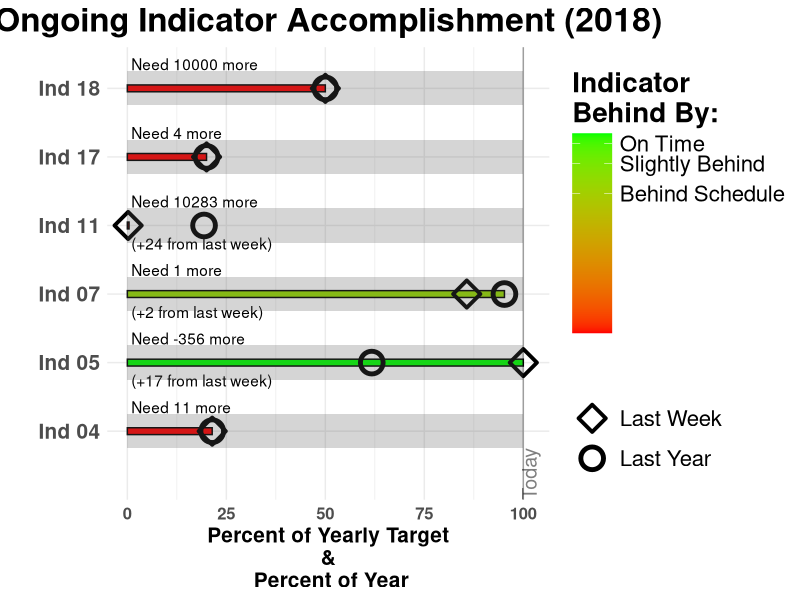
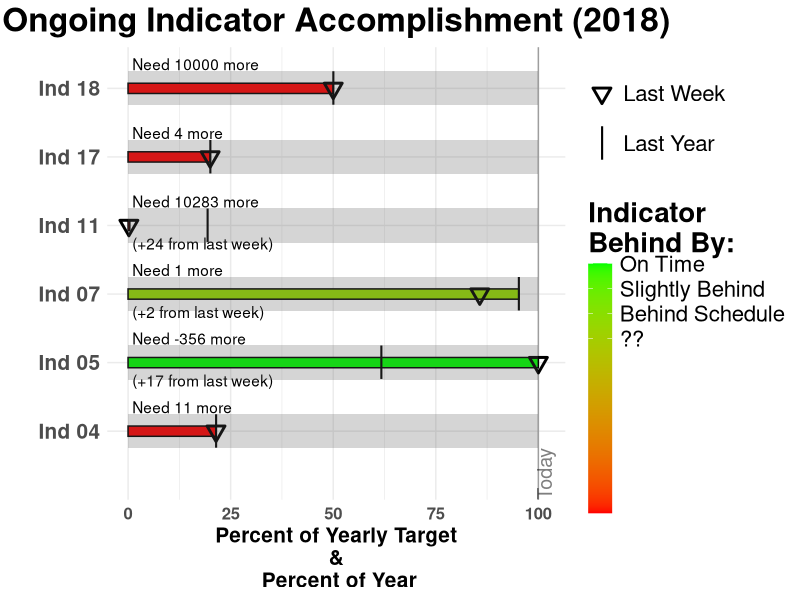
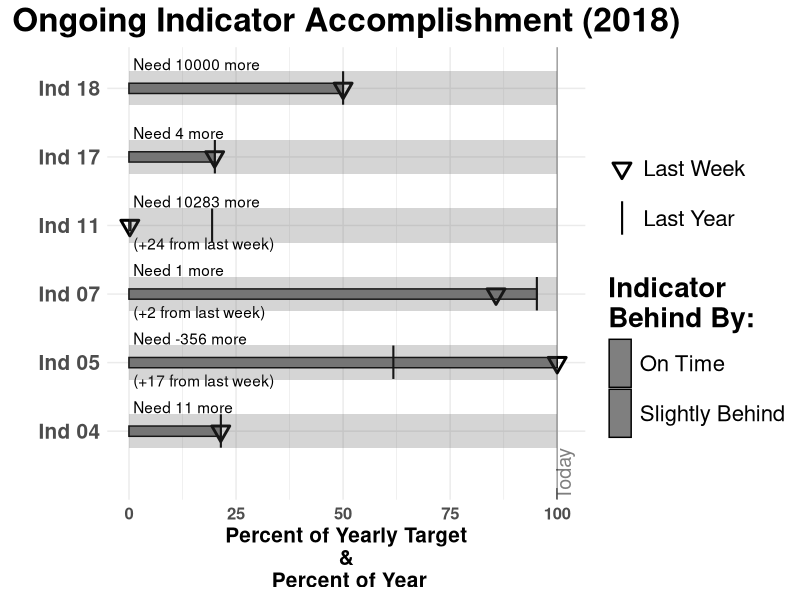
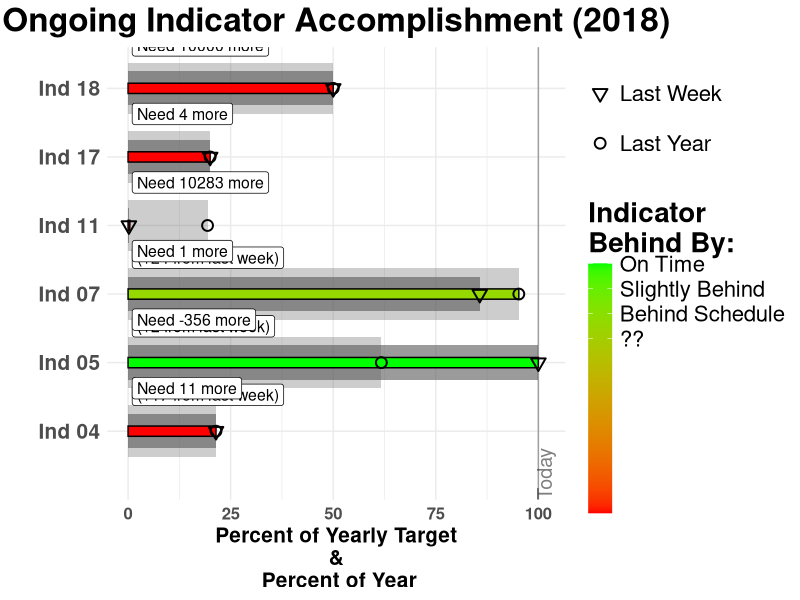
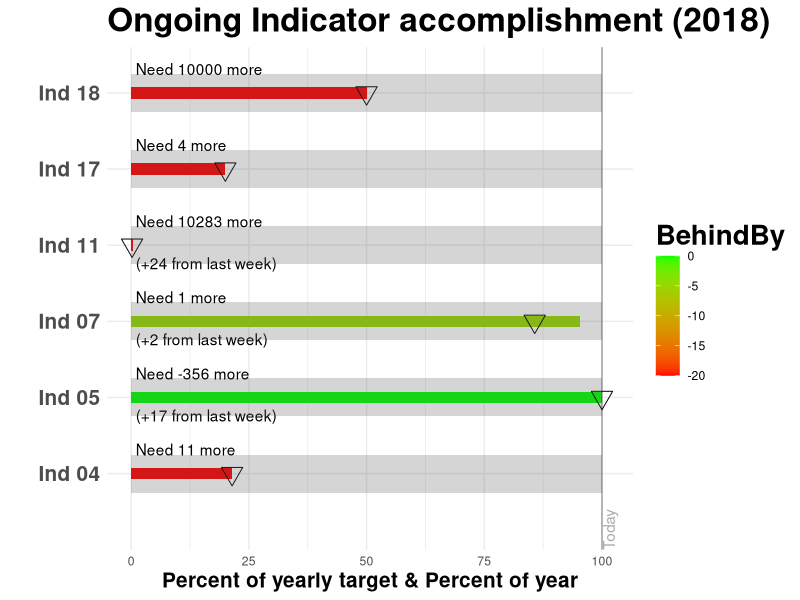
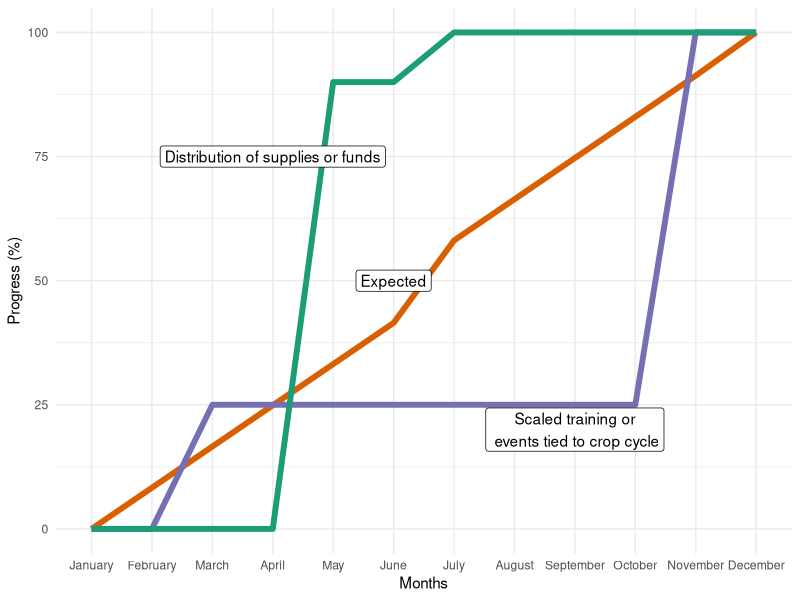

Write R code to recreate these figures, in order.
library(ggplot2)
library(dplyr)
library(lubridate)

## Inputs ----
forYear = 2018 ## Specify Year the analysis represents
FY = TRUE       ## Is this a fiscal year? (as opposed to calendar year)
ProjectStartDate <- "2016/03/01"

df <- structure(list(IndicatorName = c("Ind 04", "Ind 05", "Ind 07", 
                                       "Ind 11", "Ind 17", "Ind 18"), 
                     Actual = c(3, 437, 20, 44, 1,10000), 
                     Actual_lastWeek = c(3, 420, 18, 20, 1, 10000), 
                     Actual_lastYear = c(3, 50, 20, 2000, 1, 10000), 
                     Target = c(14, 81, 21, 10327, 5, 20000)), 
                row.names = c(NA, -6L), class = "data.frame", 
                .Names = c("IndicatorName", "Actual", "Actual_lastWeek", "Actual_lastYear", "Target"))

## If df is empty, break function and just output an empty chart
if (nrow(df) == 0){
  OutputPlot <- "No data yet"
  return()
}

## Protect against the case where there are no actuals:
if (is.null(length(df$Active))) df$Actual <- 0

## Take percents, but protecting against there being no targets
df$Perc <-     df$Actual/(df$Target + 0.0000000000001) * 100
df$PercWeek <- df$Actual_lastWeek/(df$Target + 0.0000000000001) * 100
df$PercYear <- df$Actual_lastYear/(df$Target + 0.0000000000001) * 100

## But truncate results if any are greater than 100
df$Perc[df$Perc > 100] <- 100
df$PercWeek[df$PercWeek > 100] <- 100
df$PercYear[df$PercYear > 100] <- 100

#### Figure out today, within the Fiscal Year 
## If desired, force the project ot respect the startdate
if (FY == TRUE){
  ## Control for the possibility that project starts in a month other than October
  if(month(ProjectStartDate) != 10) {ProjectStartDate <-  as.Date(paste("01 10", year(ProjectStartDate)), format = "%d %m %Y")}
  ## Grab Percent of year
  PercentTime<- 
    as.numeric((Sys.Date() - as.Date(paste(format(as.Date(ProjectStartDate), "%d %b"),
                                           forYear - 1), format = "%d %b %Y"))/365.25*100)
} else {
  ## Grab Percent of year
  PercentTime<- 
    as.numeric(Sys.Date() - as.Date(ProjectStartDate))/365.25*100
}

## Truncate Percent line if greater than 100 (for example, doing the analysis after year end)
if(PercentTime > 100) PercentTime <- 100

## Calculate how far behind TODAY the Indicator Percent is
df$BehindBy <- df$Perc - PercentTime

## Calculate how far behind TODAY (VALUE) for text, but remove NAs
df <- df %>%
  mutate(text = PercentTime/100 * df$Target - df$Actual)
df$text[df$BehindBy > 0] <-"OK!"
df$text[df$BehindBy <= 0 & !is.na(df$BehindBy)] <- 
  paste("Need ", round(as.numeric(df$text[df$BehindBy <= 0  & !is.na(df$BehindBy)])), " more", sep = "")


  
          ## Calculate behind from last week
          df$BehindFromLastWeek <- df$Actual - df$Actual_lastWeek
          
          ## Calculate how far behind LAST for text
          df$text2[df$BehindFromLastWeek > 0 & !is.na(df$BehindFromLastWeek)] <- paste("(+", round(as.numeric(df$BehindFromLastWeek[df$BehindFromLastWeek > 0 & !is.na(df$BehindFromLastWeek)])), " from last week)", sep = "")
          df$text2[df$BehindFromLastWeek < 0 & !is.na(df$BehindFromLastWeek)] <- paste("(",round(as.numeric(df$BehindFromLastWeek[df$BehindFromLastWeek < 0 & !is.na(df$BehindFromLastWeek)])), " from last week)", sep = "")
          
          ## Truncate BEHIND BY at 0, LowLevel, and Percent to 100
          #### Set "low level" here. Low level is the Value that we consider tolerable to be behind the indicators by.r
          LowLVL <- -.20 * PercentTime
          df$BehindBy[df$BehindBy > 0] <- 0
          df$BehindBy[df$BehindBy < LowLVL] <- LowLVL

# 1. Shapes, no bars: ----
          
ggplot(df, aes(IndicatorName)) + 
  geom_col(aes(y = Perc, width = 0.1, fill = BehindBy), color = "black") + 
  scale_fill_gradient("Indicator\nBehind By:", limits = c(LowLVL, 0), low = "red", high = "green",
                      labels = c("On Time", "Slightly Behind", "Behind Schedule"),
                      breaks = c(-1, -3, -6)) +
  geom_point(aes(y = PercWeek, shape = "Last Week"), size = 6, stroke = 2) +
  geom_point(aes(y = PercYear, shape = "Last Year"), size = 6, stroke = 2.5) +         
  scale_shape_manual(" ", values = c(23, 21)) +
  geom_text(y = 1, aes(label = text2), vjust = 2, hjust = 0) +
  geom_col(aes(y = 100, width = 0.5), alpha = 0.25) +
  geom_text(y = 1, aes(label = text), vjust = -1.5, hjust = 0) +
  geom_hline(yintercept = PercentTime, alpha = 0.33) +
  annotate("text", x = 0, y = PercentTime + 1.5, hjust = 0, label = "Today", angle = 90, alpha = 0.5, size = 5) +
  coord_flip() +  
  labs(y = "Percent of Yearly Target\n&\n Percent of Year",
       x = " ") +
  ggtitle(paste("Ongoing Indicator Accomplishment (", forYear, ")", sep = "")) +
  theme_minimal() + 
  theme(axis.text.y = element_text(size = 15, face = "bold"),
        axis.title.x = element_text(face = "bold", size = 15),
        axis.text.x = element_text(face = "bold", size = 12),
        title = element_text(face = "bold", size = 20),
        plot.title = element_text(hjust = 0.5), 
        plot.subtitle = element_text(hjust = 0.5, size = 8),
        legend.text = element_text(size = 16), 
        legend.key.size = unit(2, "lines"),
        legend.key = element_rect(size = 1, color = "white"))
  
  #guide_colorbar(title = "Ind Behind By:")
  #guides(fill = guide_legend(title = "Ind Behind By:"))
## Ind 18 is at 50% of its yearly target at "Today" == ~35-40% of the Year. Same % as last week and same % as @ "Today" in Last Year.





# 2. Triangle + Small Line bar: ----

ggplot(df, aes(IndicatorName)) + 
  geom_col(aes(y = Perc, width = 0.15, fill = BehindBy), color = "black") + 
  scale_fill_gradient("Indicator\nBehind By:", limits = c(LowLVL, 0), low = "red", high = "green",
                      labels = c("On Time", "Slightly Behind", "Behind Schedule", "??"),
                      breaks = c(0, -2, -4, -6)) +
  geom_point(aes(y = PercWeek, shape = "Last Week"), size = 3.5, stroke = 1.5) +
  geom_point(aes(y = PercYear, shape = "Last Year"), size = 7, stroke = 3) +         
  scale_shape_manual(" ", values = c(6, 124)) +
  geom_text(y = 1, aes(label = text2), vjust = 2, hjust = 0) +
  geom_col(aes(y = 100, width = 0.5), alpha = 0.25) +
  geom_text(y = 1, aes(label = text), vjust = -1.5, hjust = 0) +
  geom_hline(yintercept = PercentTime, alpha = 0.33) +
  annotate("text", x = 0, y = PercentTime + 1.5, hjust = 0, label = "Today", angle = 90, alpha = 0.5, size = 5) +
  coord_flip() +  
  labs(y = "Percent of Yearly Target\n&\n Percent of Year",
       x = " ") +
  ggtitle(paste("Ongoing Indicator Accomplishment (", forYear, ")", sep = "")) +
  theme_minimal() + 
  theme(axis.text.y = element_text(size = 15, face = "bold"),
        axis.title.x = element_text(face = "bold", size = 15),
        axis.text.x = element_text(face = "bold", size = 12),
        title = element_text(face = "bold", size = 20),
        plot.title = element_text(hjust = 0.5), 
        plot.subtitle = element_text(hjust = 0.5, size = 8),
        legend.text = element_text(size = 16),
        legend.key.height = unit(2.5, "lines"))

# 2b. categorical color bars: ----

df_2 <- df %>% 
  mutate(schedule = if_else(BehindBy %in% c(0, -2), "On Time", 
                            if_else(BehindBy %in% c(-2.1, -4), "Slightly Behind",
                                    if_else(BehindBy %in% c(-4.1, -6), "Behind Schedule", "Late"))))
df_2 %>% glimpse()  
          
          
## not showing up if not in "schedule" var...          
          
ggplot(df_2, aes(IndicatorName)) +
  geom_col(aes(y = Perc, width = 0.15, fill = schedule), color = "black") +
  scale_fill_manual(
    "Indicator\nBehind By:",
    limits = c(LowLVL, 0),
    values = c(
      "On Time" = "green",
      "Slightly Behind" = "yellow",
      "Behind Schedule" = "orange",
      "Late" = "red"),
    labels = c("On Time", "Slightly Behind", "Behind Schedule", "Late")
    ) +
  geom_point(aes(y = PercWeek, shape = "Last Week"),
             size = 3.5,
             stroke = 1.5) +
  geom_point(aes(y = PercYear, shape = "Last Year"),
             size = 7,
             stroke = 3) +
  scale_shape_manual(" ", values = c(6, 124)) +
  geom_text(y = 1,
            aes(label = text2),
            vjust = 2,
            hjust = 0) +
  geom_col(aes(y = 100, width = 0.5), alpha = 0.25) +
  geom_text(y = 1,
            aes(label = text),
            vjust = -1.5,
            hjust = 0) +
  geom_hline(yintercept = PercentTime, alpha = 0.33) +
  annotate(
    "text",
    x = 0,
    y = PercentTime + 1.5,
    hjust = 0,
    label = "Today",
    angle = 90,
    alpha = 0.5,
    size = 5
  ) +
  coord_flip() +
  labs(y = "Percent of Yearly Target\n&\n Percent of Year",
       x = " ") +
  ggtitle(paste("Ongoing Indicator Accomplishment (", forYear, ")", sep = "")) +
  theme_minimal() +
  theme(
    axis.text.y = element_text(size = 15, face = "bold"),
    axis.title.x = element_text(face = "bold", size = 15),
    axis.text.x = element_text(face = "bold", size = 12),
    title = element_text(face = "bold", size = 20),
    plot.title = element_text(hjust = 0.5),
    plot.subtitle = element_text(hjust = 0.5, size = 8),
    legend.text = element_text(size = 16),
    legend.key.height = unit(2.5, "lines")
  )
          




# 3. multiple bars: ----
## instead of messing with the alpha, just set to different grey shades?

ggplot(df, aes(IndicatorName)) + 
  geom_col(aes(y = PercWeek, width = 0.5), alpha = 0.6) +
  geom_col(aes(y = PercYear, width = 0.75), alpha = 0.3) +
  geom_col(aes(y = Perc, width = 0.15, fill = BehindBy), color = "black") + 
  scale_fill_gradient("Indicator\nBehind By:", limits = c(LowLVL, 0), low = "red", high = "green",
                      labels = c("On Time", "Slightly Behind", "Behind Schedule", "??"),
                      breaks = c(0, -2, -4, -6)) +
  geom_label(y = 1, aes(label = text2), vjust = 2, hjust = 0, size = 4) +
  geom_label(y = 1, aes(label = text), vjust = -1.5, hjust = 0, size = 4) +
  geom_hline(yintercept = PercentTime, alpha = 0.33) +
  annotate("text", x = 0, y = PercentTime + 1.5, hjust = 0, label = "Today", angle = 90, alpha = 0.5, size = 5) +
  coord_flip() +
  labs(y = "Percent of Yearly Target\n&\n Percent of Year",
       x = " ") +
  ggtitle(paste("Ongoing Indicator Accomplishment (", forYear, ")", sep = "")) +
  theme_minimal() + 
  theme(axis.text.y = element_text(size = 15, face = "bold"),
        axis.title.x = element_text(face = "bold", size = 15),
        axis.text.x = element_text(face = "bold", size = 12),
        title = element_text(face = "bold", size = 20),
        plot.title = element_text(hjust = 0.5), 
        plot.subtitle = element_text(hjust = 0.5, size = 8),
        legend.text = element_text(size = 16),
        legend.key.height = unit(2.5, "lines")) +
  geom_point(aes(y = PercWeek, shape = "Last Week"), size = 3, stroke = 1) +
  geom_point(aes(y = PercYear, shape = "Last Year"), size = 3, stroke = 1) +
  scale_shape_manual(" ", values = c(6, 21))


# ORIGINAL: ----
          
ggplot(df, aes(IndicatorName) ) + 
       geom_bar(aes(y=Perc,width=0.15,fill=BehindBy),stat = "identity")  + 
       scale_fill_gradient(limits = c(LowLVL,0),low="red", high="green") +
       geom_point(aes(y=PercWeek),shape=6,size=5) +
       geom_text( y=1,aes(label = text2),vjust=2,hjust = 0) +
       geom_bar(aes(y=100,width=0.5),alpha=0.25,stat = "identity") +
       geom_text( y=1,aes(label = text),vjust=-1.5,hjust = 0) +
       geom_hline(yintercept = PercentTime,alpha=0.33) +
       annotate("text", x = 0, y = PercentTime + 1.5,hjust=0, label = "Today",angle=90,alpha=0.33) +
       coord_flip() +  
       ylab("Percent of yearly target & Percent of year") +   xlab(" ") +
       ggtitle(paste("Ongoing Indicator accomplishment (",forYear,")",sep=""))+
       theme_minimal() + 
       theme(axis.text.y = element_text(size=15,face="bold"),
                                    axis.title.x = element_text(face="bold", size=15),
                                    title=element_text(face="bold",size=20))          
    




# example plots: ----

library(dplyr)
library(ggplot2)
library(viridis)


data <- tribble(
  ~month, ~linear, ~scaled, ~distribution,
  "January", 0, 0, 0,
  "February", 8.3, 0, 0,
  "March", 16.6, 25, 0,
  "April", 24.9, 25, 0, 
  "May", 33.2, 25, 90,
  "June", 41.5, 25, 90,
  "July", 58.1, 25, 100,
  "August", 66.4, 25, 100,
  "September", 74.7, 25, 100,
  "October", 83, 25, 100,
  "November", 91.3, 100, 100,
  "December", 100, 100, 100
)


seq(0, 100, 8.3)
glimpse(data)

data %>%
  mutate(month = factor(month, levels = c("January", "February", "March", "April", "May", 
                                          "June", "July", "August", "September",
                                          "October", "November", "December"))) %>% 
  group_by(month) %>% 
  ggplot(aes(x = month)) +
  geom_line(aes(y = linear, color = "linear", group = 1), size = 2) +
  geom_line(aes(y = scaled, color = "scaled", group = 1), size = 2) +
  geom_line(aes(y = distribution, color = "distribution", group = 1), size = 2) +
  scale_color_brewer(palette = "Dark2") +
  labs(x = "Months", y = "Progress (%)") +
  theme_minimal() +
  theme(legend.position = "none") +
  annotate("label", x = "April", y = 75, label = "Distribution of supplies or funds") +
  annotate("label", x = "June", y = 50, label = "Expected") +
  annotate("label", x = "September", y = 20, label = "Scaled training or\n events tied to crop cycle")
  



